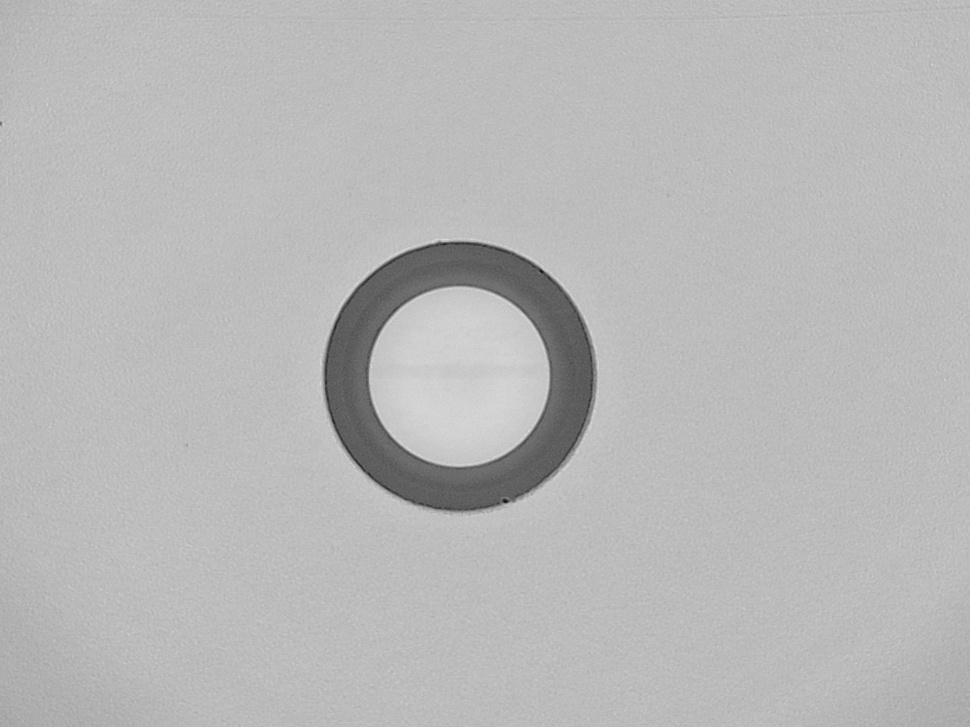
#> input picture dataset/91_clean_20250705_0001.jpg, 970 x 727 px, shrunk from 1152 x 864 before the run
$ python segmentation-toolkit-29.py dataset/91_clean_20250705_0001.jpg
#> lines starting #> are read from the running program, lines starting #| are printed output that depends on the picture; after the words box and inside, x2 and y2 are one past the last pixel; in counts of white or black regions, pixels touching at a corner belong together
#!/usr/bin/env python3
"""
Image Segmentation Toolkit - Core/Cladding Fiber Segmentation Functions
Extracted from separation.py - Standalone modular script
"""

import cv2
import numpy as np
import json
import sys
import os
import argparse
import logging
from pathlib import Path
from typing import Dict, List, Tuple, Optional

# Setup logging
logging.basicConfig(level=logging.INFO, format='%(asctime)s - %(levelname)s - %(message)s')
logger = logging.getLogger(__name__)


class ImageSegmentationToolkit:
    """Advanced image segmentation toolkit for fiber optic analysis."""

    def __init__(self):
        self.logger = logger

    def load_image(self, image_path):
        """Load image from file path."""
#> called with image_path = 'dataset/91_clean_20250705_0001.jpg'
        img = cv2.imread(image_path)
#> img is the input picture: shape (727, 970, 3); min 16, max 221, mean 184.1
        if img is None:
            self.logger.error(f"Could not read image: {image_path}")
            return None
        return img

    def hough_circle_segmentation(self, image, min_radius=10, max_radius_ratio=0.5):
        """Segment fiber using Hough circle detection."""
        if len(image.shape) == 3:
            gray = cv2.cvtColor(image, cv2.COLOR_BGR2GRAY)
        else:
            gray = image.copy()

        # Preprocessing
        blurred = cv2.GaussianBlur(gray, (5, 5), 0)

        # Calculate max radius based on image size
        max_radius = int(min(gray.shape) * max_radius_ratio)

        # Detect circles
        circles = cv2.HoughCircles(
            blurred, cv2.HOUGH_GRADIENT, dp=1, minDist=100,
            param1=50, param2=30, minRadius=min_radius, maxRadius=max_radius
        )

        if circles is not None:
            circles = np.uint16(np.around(circles))
            # Sort by radius (largest first)
            sorted_circles = sorted(circles[0], key=lambda x: x[2], reverse=True)

            if len(sorted_circles) >= 2:
                cladding_circle = sorted_circles[0]
                core_circle = sorted_circles[1]
            elif len(sorted_circles) == 1:
                cladding_circle = sorted_circles[0]
                # Estimate core as 20% of cladding
                core_circle = [cladding_circle[0], cladding_circle[1], int(cladding_circle[2] * 0.2)]
            else:
                return None

            return {
                'method': 'hough_circles',
                'success': True,
                'center': (float(cladding_circle[0]), float(cladding_circle[1])),
                'core_radius': float(core_circle[2]),
                'cladding_radius': float(cladding_circle[2]),
                'confidence': 0.8 if len(sorted_circles) >= 2 else 0.6
            }

        return None

    def adaptive_threshold_segmentation(self, image):
        """Segment fiber using adaptive thresholding."""
        if len(image.shape) == 3:
            gray = cv2.cvtColor(image, cv2.COLOR_BGR2GRAY)
        else:
            gray = image.copy()

        # Apply adaptive threshold
        binary = cv2.adaptiveThreshold(
            gray, 255, cv2.ADAPTIVE_THRESH_GAUSSIAN_C, cv2.THRESH_BINARY, 21, 10
        )

        # Find contours
        contours, _ = cv2.findContours(binary, cv2.RETR_EXTERNAL, cv2.CHAIN_APPROX_SIMPLE)

        if not contours:
            return None

        # Find largest contour (assumed to be cladding)
        largest_contour = max(contours, key=cv2.contourArea)

        # Fit circle to largest contour
        (cx, cy), cladding_radius = cv2.minEnclosingCircle(largest_contour)

        # Estimate core as 15% of cladding
        core_radius = cladding_radius * 0.15

        return {
            'method': 'adaptive_threshold',
            'success': True,
            'center': (float(cx), float(cy)),
            'core_radius': float(core_radius),
            'cladding_radius': float(cladding_radius),
            'confidence': 0.7
        }

    def edge_based_segmentation(self, image):
        """Segment fiber using edge detection."""
        if len(image.shape) == 3:
            gray = cv2.cvtColor(image, cv2.COLOR_BGR2GRAY)
        else:
            gray = image.copy()

        # Edge detection
        blurred = cv2.GaussianBlur(gray, (5, 5), 0)
        edges = cv2.Canny(blurred, 50, 150)

        # Find contours from edges
        contours, _ = cv2.findContours(edges, cv2.RETR_EXTERNAL, cv2.CHAIN_APPROX_SIMPLE)

        if not contours:
            return None

        # Filter contours by area and circularity
        valid_contours = []
        for contour in contours:
            area = cv2.contourArea(contour)
            if area > 1000:  # Minimum area threshold
                perimeter = cv2.arcLength(contour, True)
                circularity = 4 * np.pi * area / (perimeter**2 + 1e-10)
                if circularity > 0.3:  # Reasonable circularity
                    valid_contours.append((contour, area, circularity))

        if not valid_contours:
            return None

        # Sort by area (largest first)
        valid_contours.sort(key=lambda x: x[1], reverse=True)

        # Take largest as cladding
        cladding_contour = valid_contours[0][0]
        (cx, cy), cladding_radius = cv2.minEnclosingCircle(cladding_contour)

        # Look for core contour or estimate
        core_radius = cladding_radius * 0.2
        if len(valid_contours) > 1:
            # Check if second largest could be core
            core_contour = valid_contours[1][0]
            (core_cx, core_cy), candidate_core_radius = cv2.minEnclosingCircle(core_contour)

            # If centers are close and radius ratio is reasonable, use detected core
            center_dist = np.sqrt((cx - core_cx)**2 + (cy - core_cy)**2)
            if center_dist < cladding_radius * 0.3 and candidate_core_radius < cladding_radius * 0.5:
                core_radius = candidate_core_radius

        return {
            'method': 'edge_detection',
            'success': True,
            'center': (float(cx), float(cy)),
            'core_radius': float(core_radius),
            'cladding_radius': float(cladding_radius),
            'confidence': 0.75
        }

    def intensity_based_segmentation(self, image):
        """Segment fiber using intensity analysis."""
        if len(image.shape) == 3:
            gray = cv2.cvtColor(image, cv2.COLOR_BGR2GRAY)
        else:
            gray = image.copy()

        # Gaussian blur for smoothing
        blurred = cv2.GaussianBlur(gray, (15, 15), 0)

        # Find brightest region (likely fiber core)
        min_val, max_val, min_loc, max_loc = cv2.minMaxLoc(blurred)

        # Otsu thresholding for general fiber region
        _, binary_fiber = cv2.threshold(blurred, 0, 255, cv2.THRESH_BINARY + cv2.THRESH_OTSU)

        # High threshold for core region
        core_threshold = max_val * 0.8
        _, binary_core = cv2.threshold(blurred, core_threshold, 255, cv2.THRESH_BINARY)

        # Find contours for both regions
        fiber_contours, _ = cv2.findContours(binary_fiber, cv2.RETR_EXTERNAL, cv2.CHAIN_APPROX_SIMPLE)
        core_contours, _ = cv2.findContours(binary_core, cv2.RETR_EXTERNAL, cv2.CHAIN_APPROX_SIMPLE)

        if not fiber_contours:
            return None

        # Get largest fiber contour
        largest_fiber = max(fiber_contours, key=cv2.contourArea)
        (cx, cy), cladding_radius = cv2.minEnclosingCircle(largest_fiber)

        # Estimate core radius
        core_radius = cladding_radius * 0.15

        # If core contours found, use the one closest to max intensity point
        if core_contours:
            best_core = None
            min_dist = float('inf')

            for contour in core_contours:
                (core_cx, core_cy), candidate_radius = cv2.minEnclosingCircle(contour)
                dist_to_max = np.sqrt((core_cx - max_loc[0])**2 + (core_cy - max_loc[1])**2)

                if dist_to_max < min_dist and candidate_radius < cladding_radius * 0.4:
                    min_dist = dist_to_max
                    best_core = (core_cx, core_cy, candidate_radius)

            if best_core:
                # Update center and core radius
                cx = (cx + best_core[0]) / 2  # Average of cladding and core centers
                cy = (cy + best_core[1]) / 2
                core_radius = best_core[2]

        return {
            'method': 'intensity_analysis',
            'success': True,
            'center': (float(cx), float(cy)),
            'core_radius': float(core_radius),
            'cladding_radius': float(cladding_radius),
            'confidence': 0.7
        }

    # [129 lines left out: functions morphological_segmentation, watershed_segmentation, not called in this run]

    def create_segmentation_masks(self, image_shape, center, core_radius, cladding_radius):
        """Create binary masks for core, cladding, and ferrule regions."""
        h, w = image_shape[:2]
        y_grid, x_grid = np.ogrid[:h, :w]

        # Distance from center
        dist_from_center = np.sqrt((x_grid - center[0])**2 + (y_grid - center[1])**2)

        # Create masks
        core_mask = (dist_from_center <= core_radius).astype(np.uint8) * 255
        cladding_mask = ((dist_from_center <= cladding_radius) &
                        (dist_from_center > core_radius)).astype(np.uint8) * 255
        ferrule_mask = (dist_from_center > cladding_radius).astype(np.uint8) * 255

        return {
            'core': core_mask,
            'cladding': cladding_mask,
            'ferrule': ferrule_mask
        }

    def segment_fiber_comprehensive(self, image_path, methods=None):
        """Apply multiple segmentation methods and return results."""
        if methods is None:
            methods = ['hough_circles', 'adaptive_threshold', 'edge_detection',
                      'intensity_analysis', 'morphological']

        # Load image
        image = self.load_image(image_path)
        if image is None:
            return None

        self.logger.info(f"Applying {len(methods)} segmentation methods to {image_path}")

        results = {}
        method_functions = {
            'hough_circles': self.hough_circle_segmentation,
            'adaptive_threshold': self.adaptive_threshold_segmentation,
            'edge_detection': self.edge_based_segmentation,
            'intensity_analysis': self.intensity_based_segmentation,
            'morphological': self.morphological_segmentation,
            'watershed': self.watershed_segmentation,
        }

        # Apply each method
        for method in methods:
            if method in method_functions:
                try:
                    result = method_functions[method](image)
                    if result and result.get('success'):
                        # Create masks
                        masks = self.create_segmentation_masks(
                            image.shape, result['center'],
                            result['core_radius'], result['cladding_radius']
                        )
                        result['masks'] = masks
                        results[method] = result
                        self.logger.info(f"  {method}: Success (confidence: {result['confidence']:.2f})")
                    else:
                        self.logger.warning(f"  {method}: Failed")
                        results[method] = {'success': False, 'method': method}
                except Exception as e:
                    self.logger.error(f"  {method}: Error - {e}")
                    results[method] = {'success': False, 'method': method, 'error': str(e)}
            else:
                self.logger.warning(f"  Unknown method: {method}")
#> this loop made 4 passes
#> pass 2, in adaptive_threshold_segmentation, `binary = cv2.adaptiveThreshold( gray, 255, cv2.ADAPTIVE_THRESH_GAUSSIA..`:
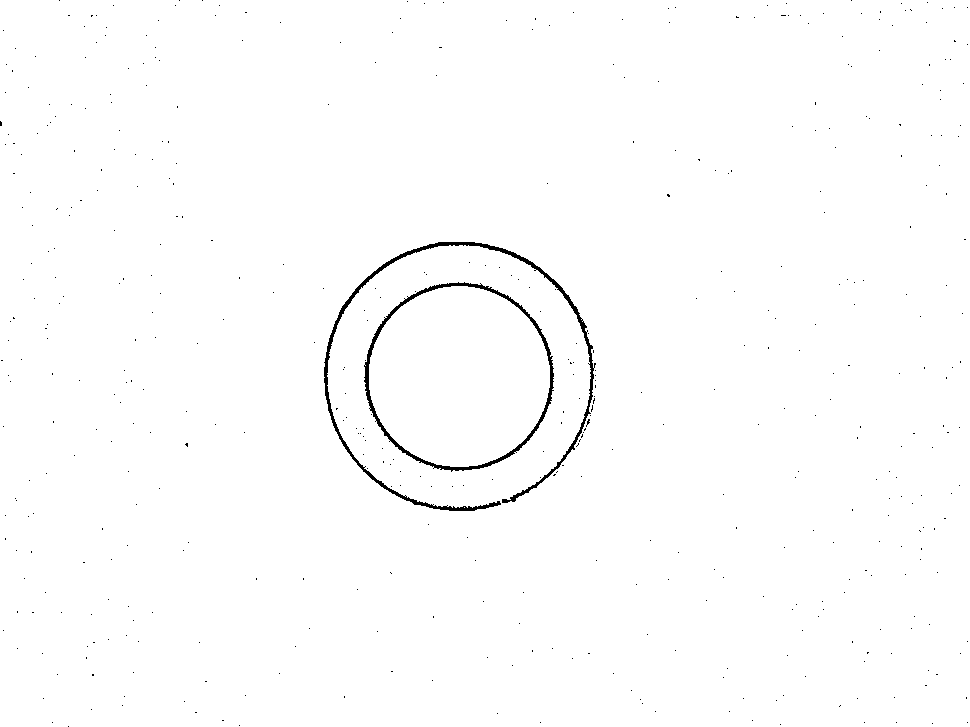
#> binary: shape (727, 970); 99.2% white; 492 black regions (490 under 20 px), largest, box (x1, y1, x2, y2) and area: (324, 242, 596, 511) 2933, (364, 282, 554, 472) 2077
#> pass 3, in edge_based_segmentation, `edges = cv2.Canny(blurred, 50, 150)`:
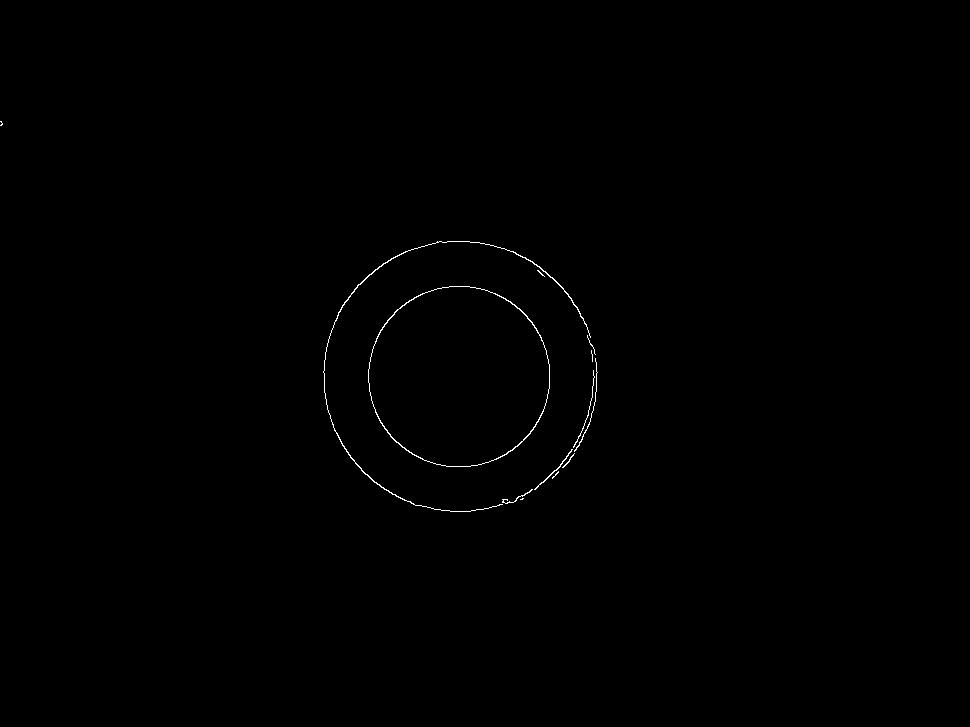
#> edges: shape (727, 970); 0.26% white in thin lines or dots, all inside (x1, y1, x2, y2) = (0, 121, 598, 512)
#> after the loop, results = 4 items

        # Generate consensus if multiple methods succeeded
        successful_results = [r for r in results.values() if r.get('success')]
#> successful_results = 4 items

        if len(successful_results) > 1:
            consensus = self.generate_consensus(successful_results, image.shape)
            results['consensus'] = consensus
        elif len(successful_results) == 1:
            results['consensus'] = successful_results[0].copy()
            results['consensus']['method'] = 'single_method'
        else:
            results['consensus'] = {'success': False, 'error': 'All methods failed'}

        return {
            'image_path': image_path,
            'image_shape': image.shape,
            'methods_applied': methods,
            'individual_results': results,
            'consensus_result': results.get('consensus'),
            'success_count': len(successful_results),
            'analyzed_at': str(np.datetime64('now')),
        }

    def generate_consensus(self, results, image_shape):
        """Generate consensus from multiple successful segmentation results."""
#> called with image_shape = (727, 970, 3)
        if not results:
            return {'success': False, 'error': 'No results to consensus'}

        # Weight results by confidence
        total_weight = sum(r['confidence'] for r in results)
#> total_weight = 2.75

        # Weighted average of parameters
        avg_cx = sum(r['center'][0] * r['confidence'] for r in results) / total_weight
#> avg_cx = 472.1
        avg_cy = sum(r['center'][1] * r['confidence'] for r in results) / total_weight
#> avg_cy = 369.4
        avg_core_radius = sum(r['core_radius'] * r['confidence'] for r in results) / total_weight
#> avg_core_radius = 57.1
        avg_cladding_radius = sum(r['cladding_radius'] * r['confidence'] for r in results) / total_weight
#> avg_cladding_radius = 362.5

        # Create consensus masks
        consensus_masks = self.create_segmentation_masks(
            image_shape, (avg_cx, avg_cy), avg_core_radius, avg_cladding_radius
        )
#> in create_segmentation_masks (call 5), `core_mask = (dist_from_center <= core_radius).astype(np.uint8) * 255`:
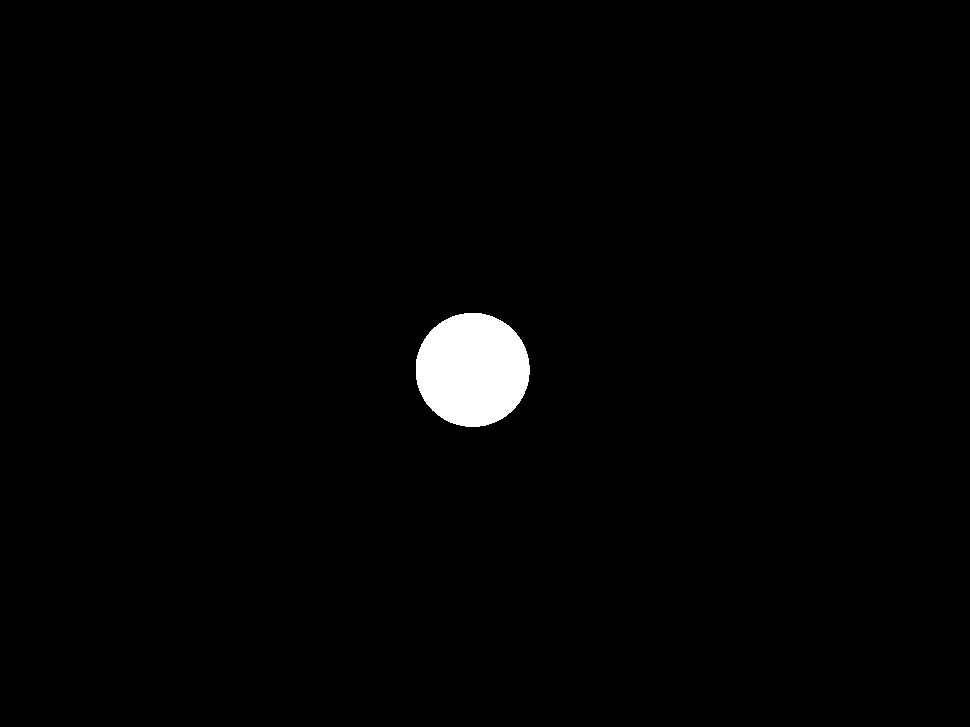
#> core_mask: shape (727, 970); 1.5% white; 1 white region, box (x1, y1, x2, y2) and area: (416, 313, 530, 427) 10242
#> (the rest of the program and of its run is left out)
